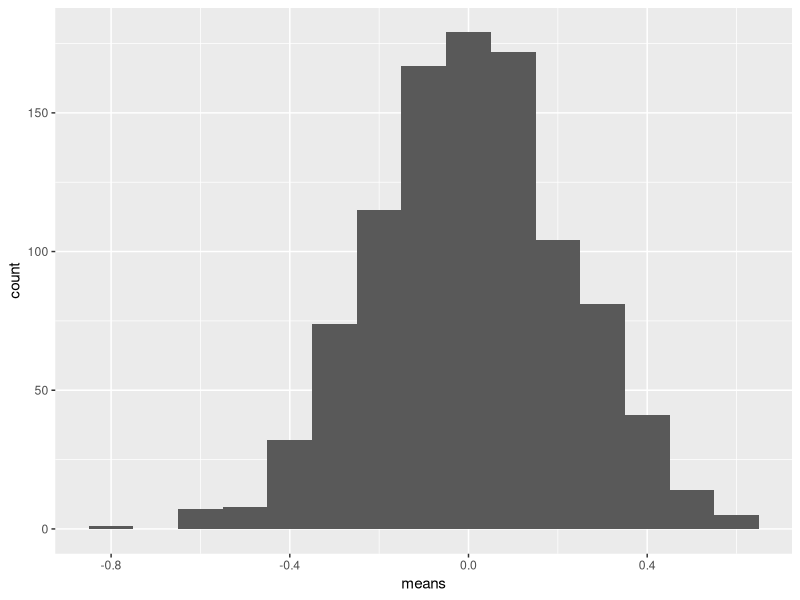
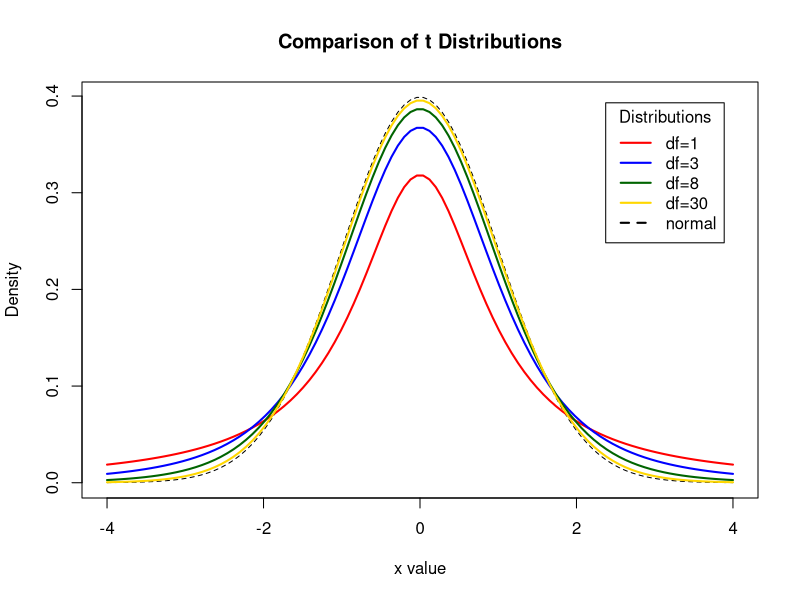

Recreate these plots in R, in order.
## ---- chunk 1
library(ggplot2)
## ---- chunk 2
flips = sample(c(-1,1), 20, replace = TRUE, prob = c(0.5, 0.5))
flips
## ---- chunk 3
mean(flips)
## ---- chunk 4
means=c()
for (i in c(1:1000))
{
  means = c(means, mean(sample(c(-1,1), 20, replace = TRUE, prob = c(0.5, 0.5))))
}
ggplot(data.frame(means)) + geom_histogram(aes(x=means), binwidth = 0.1)
## ---- chunk 5
x <- seq(-4, 4, length=100)
hx <- dnorm(x)

degf <- c(1, 3, 8, 30)
colors <- c("red", "blue", "darkgreen", "gold", "black")
labels <- c("df=1", "df=3", "df=8", "df=30", "normal")

plot(x, hx, type="l", lty=2, xlab="x value",
  ylab="Density", main="Comparison of t Distributions")

for (i in 1:4){
  lines(x, dt(x,degf[i]), lwd=2, col=colors[i])
}

legend("topright", inset=.05, title="Distributions",
  labels, lwd=2, lty=c(1, 1, 1, 1, 2), col=colors)
